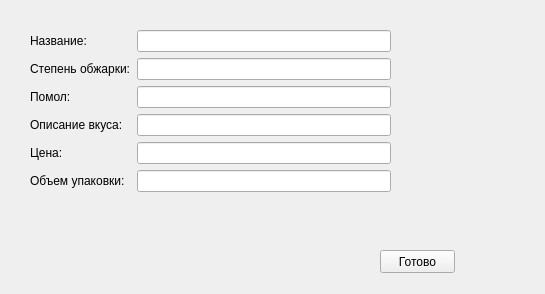
<?xml version="1.0" encoding="UTF-8"?>
<ui version="4.0">
 <class>Form</class>
 <widget class="QWidget" name="Form">
  <property name="geometry">
   <rect>
    <x>0</x>
    <y>0</y>
    <width>545</width>
    <height>294</height>
   </rect>
  </property>
  <property name="windowTitle">
   <string>Form</string>
  </property>
  <widget class="QWidget" name="formLayoutWidget">
   <property name="geometry">
    <rect>
     <x>30</x>
     <y>30</y>
     <width>361</width>
     <height>191</height>
    </rect>
   </property>
   <layout class="QFormLayout" name="formLayout">
    <item row="0" column="0">
     <widget class="QLabel" name="label_2">
      <property name="text">
       <string>Название:</string>
      </property>
     </widget>
    </item>
    <item row="0" column="1">
     <widget class="QLineEdit" name="nameEdit"/>
    </item>
    <item row="1" column="0">
     <widget class="QLabel" name="label_3">
      <property name="text">
       <string>Степень обжарки:</string>
      </property>
     </widget>
    </item>
    <item row="1" column="1">
     <widget class="QLineEdit" name="fireEdit"/>
    </item>
    <item row="2" column="0">
     <widget class="QLabel" name="label_4">
      <property name="text">
       <string>Помол:</string>
      </property>
     </widget>
    </item>
    <item row="2" column="1">
     <widget class="QLineEdit" name="pomolEdit"/>
    </item>
    <item row="3" column="0">
     <widget class="QLabel" name="label_5">
      <property name="text">
       <string>Описание вкуса:</string>
      </property>
     </widget>
    </item>
    <item row="3" column="1">
     <widget class="QLineEdit" name="tastiEdit"/>
    </item>
    <item row="4" column="0">
     <widget class="QLabel" name="label_6">
      <property name="text">
       <string>Цена:</string>
      </property>
     </widget>
    </item>
    <item row="4" column="1">
     <widget class="QLineEdit" name="priseEdit"/>
    </item>
    <item row="5" column="0">
     <widget class="QLabel" name="label_7">
      <property name="text">
       <string>Объем упаковки:</string>
      </property>
     </widget>
    </item>
    <item row="5" column="1">
     <widget class="QLineEdit" name="VVEdit"/>
    </item>
   </layout>
  </widget>
  <widget class="QPushButton" name="okButton">
   <property name="geometry">
    <rect>
     <x>380</x>
     <y>250</y>
     <width>75</width>
     <height>23</height>
    </rect>
   </property>
   <property name="text">
    <string>Готово</string>
   </property>
  </widget>
 </widget>
 <resources/>
 <connections/>
</ui>
